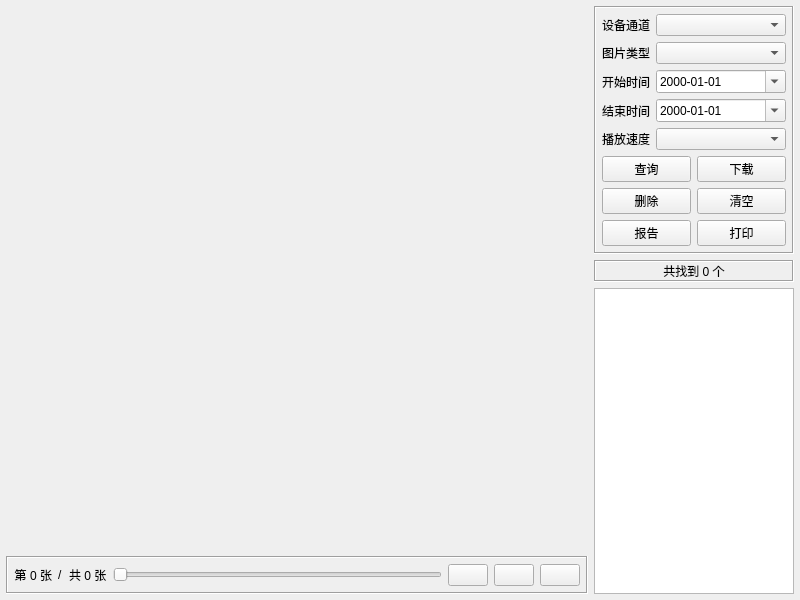
<?xml version="1.0" encoding="UTF-8"?>
<ui version="4.0">
 <class>frmVideoPlayImage</class>
 <widget class="QWidget" name="frmVideoPlayImage">
  <property name="geometry">
   <rect>
    <x>0</x>
    <y>0</y>
    <width>800</width>
    <height>600</height>
   </rect>
  </property>
  <property name="windowTitle">
   <string>Form</string>
  </property>
  <layout class="QGridLayout" name="gridLayout_2">
   <property name="leftMargin">
    <number>6</number>
   </property>
   <property name="topMargin">
    <number>6</number>
   </property>
   <property name="rightMargin">
    <number>6</number>
   </property>
   <property name="bottomMargin">
    <number>6</number>
   </property>
   <property name="spacing">
    <number>6</number>
   </property>
   <item row="0" column="0">
    <widget class="QWidget" name="widgetVideo" native="true">
     <property name="sizePolicy">
      <sizepolicy hsizetype="Expanding" vsizetype="Expanding">
       <horstretch>0</horstretch>
       <verstretch>0</verstretch>
      </sizepolicy>
     </property>
     <layout class="QGridLayout" name="gridLayout">
      <property name="leftMargin">
       <number>0</number>
      </property>
      <property name="topMargin">
       <number>0</number>
      </property>
      <property name="rightMargin">
       <number>0</number>
      </property>
      <property name="bottomMargin">
       <number>0</number>
      </property>
      <property name="spacing">
       <number>1</number>
      </property>
     </layout>
    </widget>
   </item>
   <item row="0" column="1" rowspan="2">
    <widget class="QWidget" name="widgetRight" native="true">
     <property name="minimumSize">
      <size>
       <width>200</width>
       <height>0</height>
      </size>
     </property>
     <property name="maximumSize">
      <size>
       <width>200</width>
       <height>16777215</height>
      </size>
     </property>
     <layout class="QVBoxLayout" name="verticalLayout">
      <property name="spacing">
       <number>6</number>
      </property>
      <property name="leftMargin">
       <number>0</number>
      </property>
      <property name="topMargin">
       <number>0</number>
      </property>
      <property name="rightMargin">
       <number>0</number>
      </property>
      <property name="bottomMargin">
       <number>0</number>
      </property>
      <item>
       <widget class="QFrame" name="frameRight">
        <property name="frameShape">
         <enum>QFrame::Box</enum>
        </property>
        <property name="frameShadow">
         <enum>QFrame::Sunken</enum>
        </property>
        <layout class="QGridLayout" name="gridLayout_4">
         <property name="leftMargin">
          <number>6</number>
         </property>
         <property name="topMargin">
          <number>6</number>
         </property>
         <property name="rightMargin">
          <number>6</number>
         </property>
         <property name="bottomMargin">
          <number>6</number>
         </property>
         <property name="spacing">
          <number>6</number>
         </property>
         <item row="0" column="0">
          <widget class="QLabel" name="labCh">
           <property name="text">
            <string>设备通道</string>
           </property>
          </widget>
         </item>
         <item row="0" column="1">
          <widget class="QComboBox" name="cboxCh">
           <property name="sizePolicy">
            <sizepolicy hsizetype="Expanding" vsizetype="Fixed">
             <horstretch>0</horstretch>
             <verstretch>0</verstretch>
            </sizepolicy>
           </property>
          </widget>
         </item>
         <item row="1" column="0">
          <widget class="QLabel" name="labType">
           <property name="text">
            <string>图片类型</string>
           </property>
          </widget>
         </item>
         <item row="1" column="1">
          <widget class="QComboBox" name="cboxType"/>
         </item>
         <item row="2" column="0">
          <widget class="QLabel" name="labDateStart">
           <property name="text">
            <string>开始时间</string>
           </property>
          </widget>
         </item>
         <item row="2" column="1">
          <widget class="QDateEdit" name="dateStart">
           <property name="displayFormat">
            <string>yyyy-MM-dd</string>
           </property>
           <property name="calendarPopup">
            <bool>true</bool>
           </property>
          </widget>
         </item>
         <item row="3" column="0">
          <widget class="QLabel" name="labDateEnd">
           <property name="text">
            <string>结束时间</string>
           </property>
          </widget>
         </item>
         <item row="3" column="1">
          <widget class="QDateEdit" name="dateEnd">
           <property name="displayFormat">
            <string>yyyy-MM-dd</string>
           </property>
           <property name="calendarPopup">
            <bool>true</bool>
           </property>
          </widget>
         </item>
         <item row="4" column="0">
          <widget class="QLabel" name="labSpeed">
           <property name="text">
            <string>播放速度</string>
           </property>
          </widget>
         </item>
         <item row="5" column="0" colspan="2">
          <layout class="QGridLayout" name="gridLayout_3">
           <property name="spacing">
            <number>6</number>
           </property>
           <item row="0" column="0">
            <widget class="QPushButton" name="btnSelect">
             <property name="text">
              <string>查询</string>
             </property>
            </widget>
           </item>
           <item row="0" column="1">
            <widget class="QPushButton" name="btnDownload">
             <property name="text">
              <string>下载</string>
             </property>
            </widget>
           </item>
           <item row="1" column="0">
            <widget class="QPushButton" name="btnDelete">
             <property name="text">
              <string>删除</string>
             </property>
            </widget>
           </item>
           <item row="1" column="1">
            <widget class="QPushButton" name="btnClear">
             <property name="text">
              <string>清空</string>
             </property>
            </widget>
           </item>
           <item row="2" column="0">
            <widget class="QPushButton" name="btnPdf">
             <property name="text">
              <string>报告</string>
             </property>
            </widget>
           </item>
           <item row="2" column="1">
            <widget class="QPushButton" name="btnPrint">
             <property name="text">
              <string>打印</string>
             </property>
            </widget>
           </item>
          </layout>
         </item>
         <item row="4" column="1">
          <widget class="QComboBox" name="cboxSpeed"/>
         </item>
        </layout>
       </widget>
      </item>
      <item>
       <widget class="QLabel" name="labTip">
        <property name="frameShape">
         <enum>QFrame::Box</enum>
        </property>
        <property name="frameShadow">
         <enum>QFrame::Sunken</enum>
        </property>
        <property name="text">
         <string>共找到 0 个</string>
        </property>
        <property name="alignment">
         <set>Qt::AlignCenter</set>
        </property>
       </widget>
      </item>
      <item>
       <widget class="QListWidget" name="listWidget"/>
      </item>
     </layout>
    </widget>
   </item>
   <item row="1" column="0">
    <widget class="QFrame" name="frameSlider">
     <property name="frameShape">
      <enum>QFrame::Box</enum>
     </property>
     <property name="frameShadow">
      <enum>QFrame::Sunken</enum>
     </property>
     <layout class="QHBoxLayout" name="horizontalLayout">
      <property name="spacing">
       <number>6</number>
      </property>
      <property name="leftMargin">
       <number>6</number>
      </property>
      <property name="topMargin">
       <number>6</number>
      </property>
      <property name="rightMargin">
       <number>6</number>
      </property>
      <property name="bottomMargin">
       <number>6</number>
      </property>
      <item>
       <widget class="QLabel" name="labPosition">
        <property name="styleSheet">
         <string notr="true"/>
        </property>
        <property name="text">
         <string>第 0 张</string>
        </property>
        <property name="alignment">
         <set>Qt::AlignRight|Qt::AlignTrailing|Qt::AlignVCenter</set>
        </property>
       </widget>
      </item>
      <item>
       <widget class="QLabel" name="label">
        <property name="text">
         <string>/</string>
        </property>
       </widget>
      </item>
      <item>
       <widget class="QLabel" name="labDuration">
        <property name="text">
         <string>共 0 张</string>
        </property>
        <property name="alignment">
         <set>Qt::AlignLeading|Qt::AlignLeft|Qt::AlignVCenter</set>
        </property>
       </widget>
      </item>
      <item>
       <widget class="XSlider" name="sliderPosition">
        <property name="styleSheet">
         <string notr="true"/>
        </property>
        <property name="orientation">
         <enum>Qt::Horizontal</enum>
        </property>
        <property name="invertedAppearance">
         <bool>false</bool>
        </property>
        <property name="invertedControls">
         <bool>false</bool>
        </property>
       </widget>
      </item>
      <item>
       <widget class="QPushButton" name="btnPlay">
        <property name="enabled">
         <bool>true</bool>
        </property>
        <property name="styleSheet">
         <string notr="true"/>
        </property>
        <property name="text">
         <string/>
        </property>
        <property name="checked">
         <bool>false</bool>
        </property>
       </widget>
      </item>
      <item>
       <widget class="QPushButton" name="btnStop">
        <property name="text">
         <string/>
        </property>
       </widget>
      </item>
      <item>
       <widget class="QPushButton" name="btnMute">
        <property name="text">
         <string/>
        </property>
       </widget>
      </item>
     </layout>
    </widget>
   </item>
  </layout>
 </widget>
 <customwidgets>
  <customwidget>
   <class>XSlider</class>
   <extends>QSlider</extends>
   <header>xslider.h</header>
  </customwidget>
 </customwidgets>
 <tabstops>
  <tabstop>cboxCh</tabstop>
  <tabstop>cboxType</tabstop>
  <tabstop>dateStart</tabstop>
  <tabstop>dateEnd</tabstop>
  <tabstop>btnSelect</tabstop>
  <tabstop>btnDownload</tabstop>
  <tabstop>btnDelete</tabstop>
  <tabstop>btnClear</tabstop>
  <tabstop>btnPdf</tabstop>
  <tabstop>btnPrint</tabstop>
  <tabstop>listWidget</tabstop>
  <tabstop>sliderPosition</tabstop>
  <tabstop>btnPlay</tabstop>
 </tabstops>
 <resources/>
 <connections/>
</ui>
